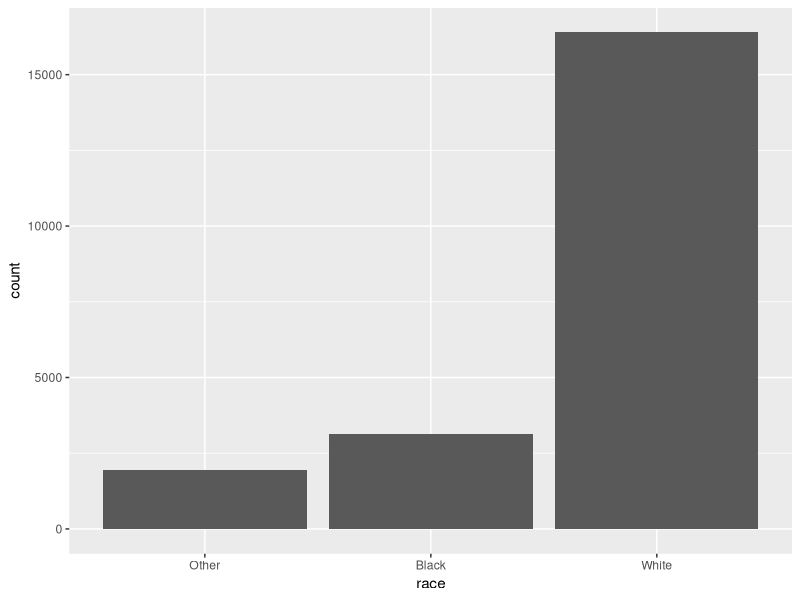
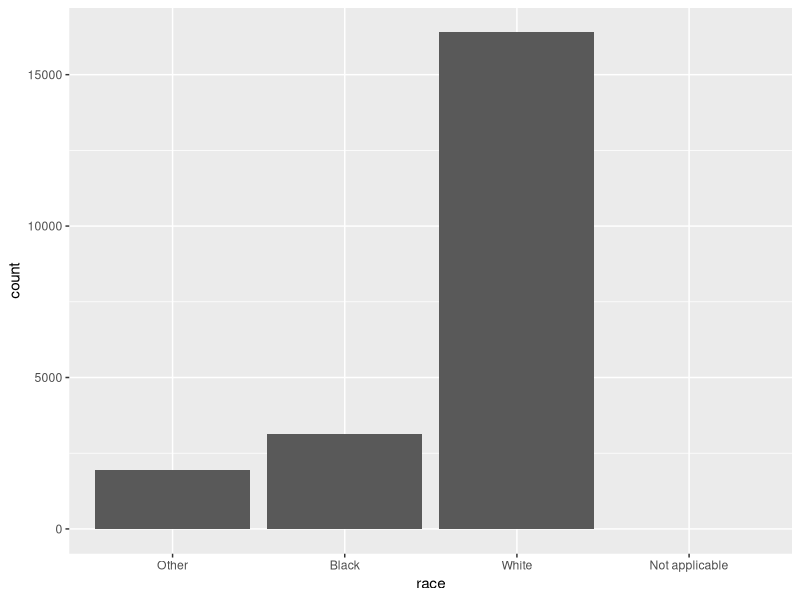
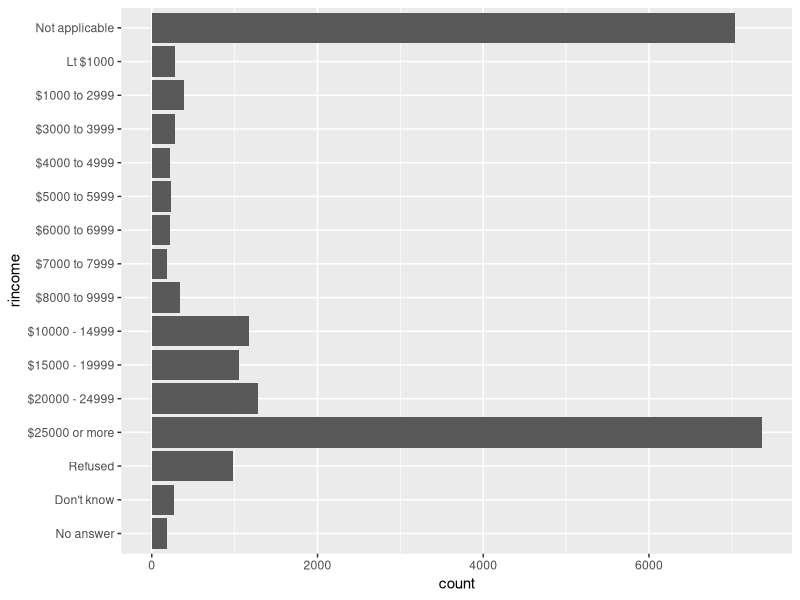
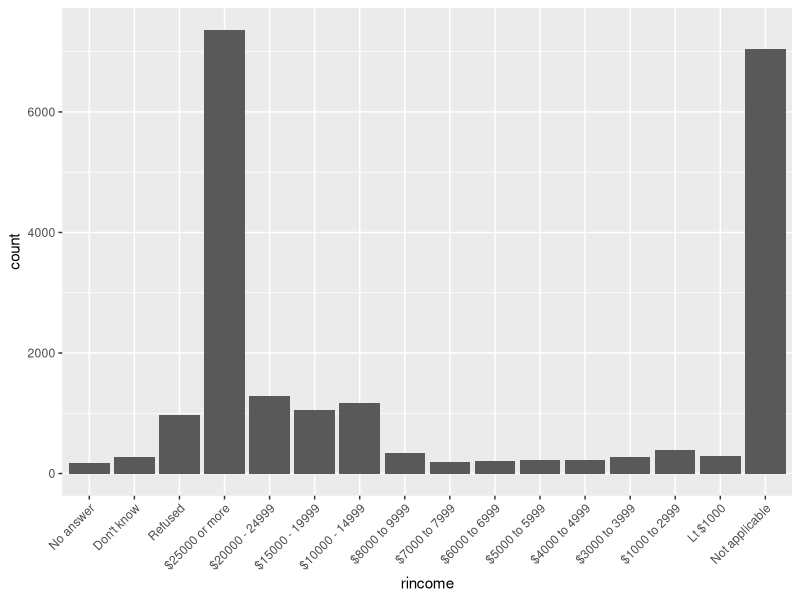
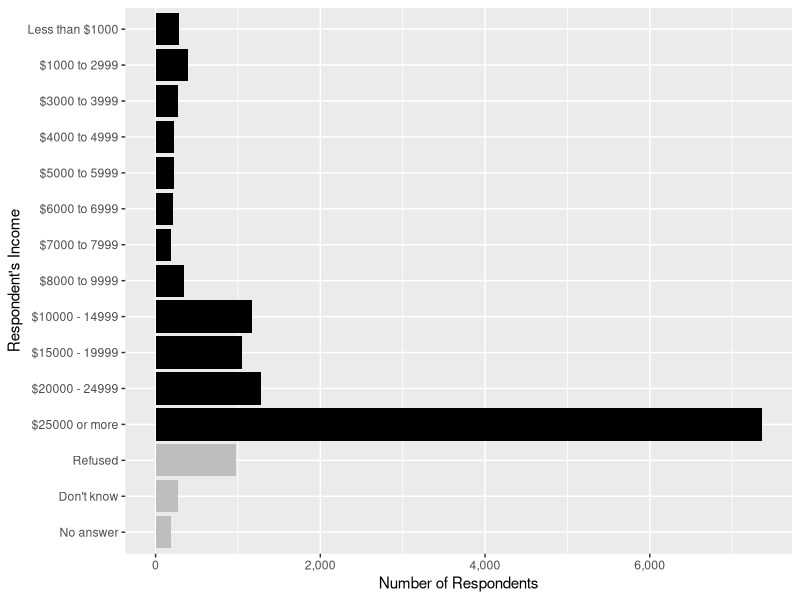
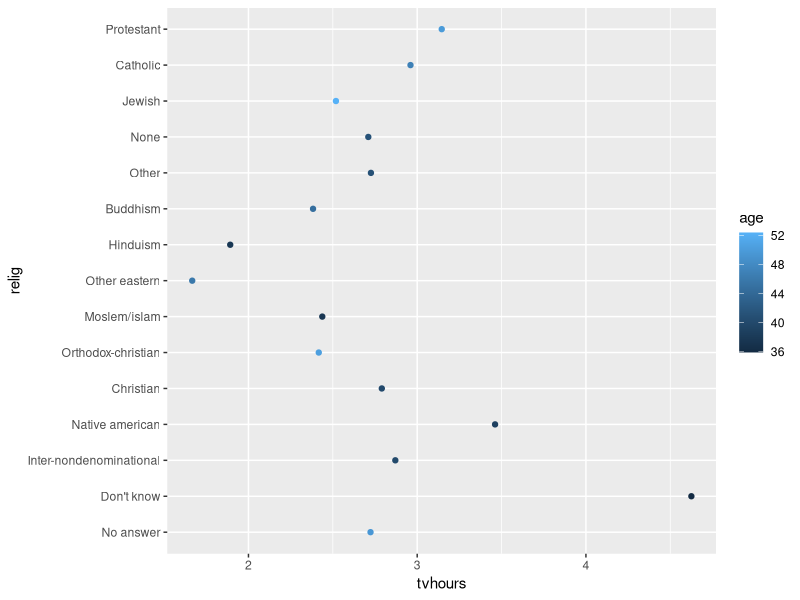
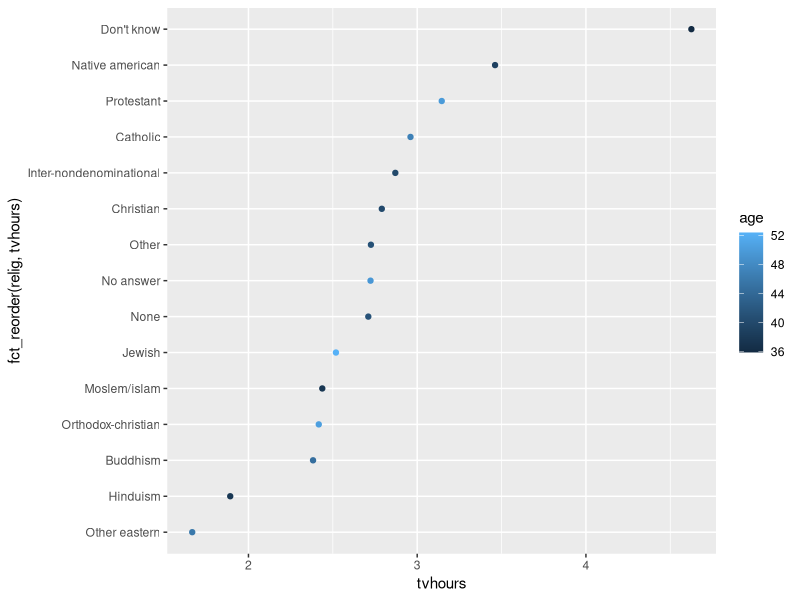
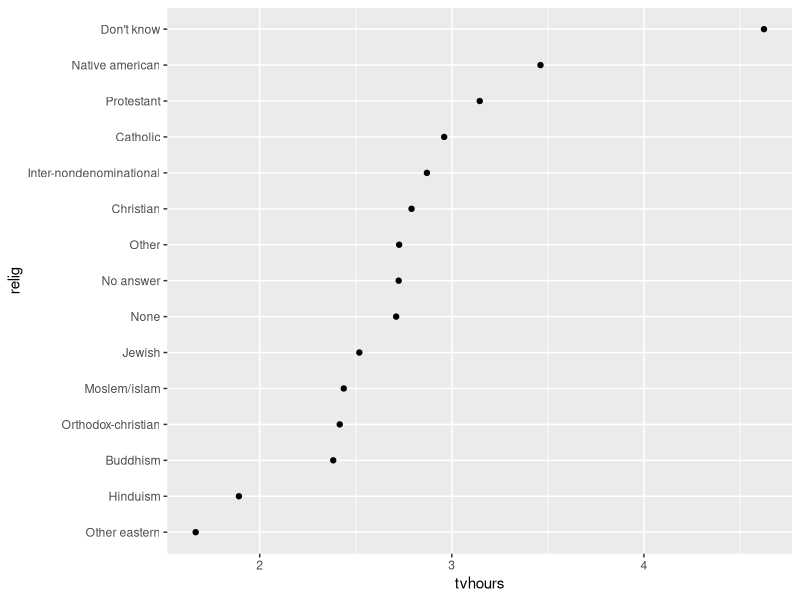

These charts were generated, in order, by the following R code:
# https://r4ds.had.co.nz/factors.html

# CHP 15 FACTORS


# factors are used to work with categorical variables, variables that have a 
# fixed and known set of possible values

library(tidyverse)

# ------------------------------------------------------------------------------
# 15.2 

  # want to create variable that records month
x1 <- c("Dec", "Apr", "Jan", "Mar")

# using a string to record has two problems
  # 1. only 12 possible months, nothing saving you from typos
x2 <- c("Dec", "Apr", "Jam", "Mar")

  # 2. does not sort in a useful way
sort(x1)

# FIX BOTH w/ a factor
  # to start, must FIRST create a list of the valid levels
month_levels <- c(
  "Jan", "Feb", "Mar", "Apr", "May", "Jun", 
  "Jul", "Aug", "Sep", "Oct", "Nov", "Dec"
)

y1 <- factor(x1, levels = month_levels)
y1
# [1] Dec Apr Jan Mar
# Levels: Jan Feb Mar Apr May Jun Jul Aug Sep Oct Nov Dec

sort(y1)

# any values not in set silent convert to NA
(y2 <- factor(x2, levels = month_levels))
  # [1] Dec  Apr  <NA> Mar 
  # Levels: Jan Feb Mar Apr May Jun Jul Aug Sep Oct Nov Dec

# If you want a warning, you can use readr::parse_factor():
(y2 <- parse_factor(x2, levels = month_levels))
  # Warning: 1 parsing failure.
  # row col           expected actual
  # 3  -- value in level set    Jam

# If omit levels, alphabetical order
factor(x1)

# Sometimes you'd prefer that the order of the levels match the order of the first appearance in the data
  # unique(x)
  # fct_inorder()

(f1 <- factor(x1, levels = unique(x1)))
    # [1] Dec Apr Jan Mar
    # Levels: Dec Apr Jan Mar
(f2 <- x1 %>% factor() %>% fct_inorder())
    # [1] Dec Apr Jan Mar
    # Levels: Dec Apr Jan Mar

# to access set of levels directly
levels(f2)
#   [1] "Dec" "Apr" "Jan" "Mar"



#------------------------------------------------------------------------------
# 15.3 GENERAL SOCIETY SURVEY
gss_cat
?gss_cat

# when factors are stored in a tibble, cant see factors easily ... use count()
gss_cat %>% 
  count(race)
# OR
gss_cat %>% 
  ggplot(aes(race)) +
  geom_bar()

# dont drop any values
ggplot(gss_cat, aes(race)) +
  geom_bar() +
  scale_x_discrete(drop = FALSE)

# When working with factors, the two most common operations are changing the 
# order of the levels, and changing the values of the levels.


# EXERCISES
  # 1 - Explore the distribution of rincome (reported income). What makes the 
# default bar chart hard to understand? How could you improve the plot?
rincome_plot <- gss_cat %>% 
  ggplot(aes(rincome)) +
  geom_bar() # current plot not readable with labels 

rincome_plot + coord_flip()
# tilted x labs
rincome_plot +
  theme(axis.text.x = element_text(angle = 45, hjust = 1))


gss_cat %>%
  filter(!rincome %in% c("Not applicable")) %>%
  mutate(rincome = fct_recode(rincome,
                              "Less than $1000" = "Lt $1000"
  )) %>%
  mutate(rincome_na = rincome %in% c("Refused", "Don't know", "No answer")) %>%
  ggplot(aes(x = rincome, fill = rincome_na)) +
  geom_bar() +
  coord_flip() +
  scale_y_continuous("Number of Respondents", labels = scales::comma) +
  scale_x_discrete("Respondent's Income") +
  scale_fill_manual(values = c("FALSE" = "black", "TRUE" = "gray")) +
  theme(legend.position = "None")

# 2 -
gss_cat %>% 
  count(relig) %>% 
  arrange(desc(n))

gss_cat %>% 
  count(partyid) %>% 
  arrange(desc(n))

# 3 - 
levels(gss_cat$denom)

gss_cat %>% 
  count(denom) %>% 
  arrange(desc(n))



#------------------------------------------------------------------------------
# 15.4 MODIFYING FACTOR ORDER

# often useful to change order of factor variables

relig_summary <- gss_cat %>% 
  group_by(relig) %>% 
  summarise(
    age = mean(age, na.rm = TRUE),
    tvhours = mean(tvhours, na.rm = TRUE),
    n = n()
  )

ggplot(relig_summary,aes(tvhours,relig, colour = age)) + geom_point()
  # difficult to interpret this graph bc theres overall no pattern
    # reorder the levels of 'relig' using fct_reorder()

# fct_reorder() takes
  # f, the factors whose levels you want to modify
  # x , a numeric vector used to reorder the levels
  # fun(optional), a function used if multiple x for each f (default = median)

ggplot(relig_summary, aes(tvhours,fct_reorder(relig,tvhours), colour = age)) + 
  geom_point()

# more complicated transformations, I'd recommend moving them out of 
# aes() and into a separate mutate() step

relig_summary %>%
  mutate(
    relig = fct_reorder(relig, tvhours)
  ) %>% 
  ggplot(aes(tvhours,relig))+
    geom_point()
    

# how age varies w/ income
rincome_summary <- gss_cat %>%
  group_by(rincome) %>%
  summarise(
    age = mean(age, na.rm = TRUE),
    tvhours = mean(tvhours, na.rm = TRUE),
    n = n()
  )
#> `summarise()` ungrouping output (override with `.groups` argument)

ggplot(rincome_summary, aes(age, fct_reorder(rincome, age))) + geom_point()
  # Here, arbitrarily reordering the levels isn't a good idea! That's because 
  # rincome already has a principled order that we shouldn't mess with. 
  # Reserve fct_reorder() for factors whose levels are arbitrarily ordered.

ggplot(rincome_summary, aes(age, fct_relevel(rincome, "Not applicable"))) +
  geom_point()
    # ruse fct_relevel(). It takes a factor, f, and then any number of levels that you want to move to the front of the line.


# Reordering is useful when you are colouring the lines on a plot. 
# fct_reorder2() reorders the factor by the y values associated with the 
# largest x values. 

# This makes the plot easier to read because the line colours line up with the legend.

by_age <- gss_cat %>% 
  filter(!is.na(age)) %>% 
  count(age,marital) %>% 
  group_by(age) %>% 
  mutate(
    prop = n / sum(n)
  )

ggplot(by_age, aes(age, prop, colour = marital)) +
  geom_line(na.rm = TRUE)

#reorder so colors matchup
ggplot(by_age, aes(age, prop, colour = fct_reorder2(marital, age, prop))) +
  geom_line() +
  labs(colour = "marital")


# reorder bar charts to order levels of increasing freq
gss_cat %>% 
  mutate(marital = marital %>% fct_infreq() %>% fct_rev()) %>% 
  ggplot(aes(marital)) +
  geom_bar()


# EXERCISES
  # 1 - There are some suspiciously high numbers in tvhours. Is the mean a good summary?

gss_cat %>% 
  select(tvhours) %>% 
  summary()

gss_cat %>% 
  filter(!is.na(tvhours)) %>% 
  ggplot(aes(x = tvhours)) +
  geom_histogram(binwidth = 1)
# median probably better  


  # 2 - For each factor in gss_cat identify whether the order of the levels is arbitrary or principled.
keep(gss_cat, is.factor) %>% names()
# [1] "marital" "race"    "rincome" "partyid" "relig"   "denom"  

levels(gss_cat[["marital"]])
# [1] "No answer"     "Never married" "Separated"     "Divorced"      "Widowed"       "Married"      


levels(gss_cat[["race"]])
# [1] "Other"          "Black"          "White"          "Not applicable"

gss_cat %>% 
  ggplot(aes(race)) +
  geom_bar()
# default ordered by number of observations


  # 3 - Why did moving "Not applicable" to the front of the levels move it to the bottom of the plot?
# Because that gives the level "Not applicable" an integer value of 1



# -----------------
# 15.5 MODIFYING FACTOR LEVELS

  # about changing levels values
# fct_recode() allows you to recode or change the value of each level

gss_cat %>% count(partyid)
#> # A tibble: 10 x 2
#>   partyid                n
#>   <fct>              <int>
#> 1 No answer            154
#> 2 Don't know             1
#> 3 Other party          393
#> 4 Strong republican   2314
#> 5 Not str republican  3032
#> 6 Ind,near rep        1791

  # levels are terse and inconsistent

gss_cat %>% 
  mutate(partyid = fct_recode(partyid,
                              "Republican, strong"    = "Strong republican",
                              "Republican, weak"      = "Not str republican",
                              "Independent, near rep" = "Ind,near rep",
                              "Independent, near dem" = "Ind,near dem",
                              "Democrat, weak"        = "Not str democrat",
                              "Democrat, strong"      = "Strong democrat"                     
    
  )) %>% 
  count(partyid)

# To combine groups, you can assign multiple old levels to the same new level:
gss_cat %>%
  mutate(partyid = fct_recode(partyid,
                              "Republican, strong"    = "Strong republican",
                              "Republican, weak"      = "Not str republican",
                              "Independent, near rep" = "Ind,near rep",
                              "Independent, near dem" = "Ind,near dem",
                              "Democrat, weak"        = "Not str democrat",
                              "Democrat, strong"      = "Strong democrat",
                              "Other"                 = "No answer",
                              "Other"                 = "Don't know",
                              "Other"                 = "Other party"
  )) %>%
  count(partyid)


# TO collapse a lot of levels use fct_collapse()
gss_cat %>% 
  mutate(partyid = fct_collapse(partyid,
                                other = c("No answer", "Don't know", "Other party"),
                                rep = c("Strong republican", "Not str republican"),
                                ind = c("Ind,near rep", "Independent", "Ind,near dem"),
                                dem = c("Not str democrat", "Strong democrat")
  )) %>% 
  count(partyid)


# Sometimes want to lump together a small group to make a plot simpler
  # --> fct_lump()

gss_cat %>% 
  mutate(relig = fct_lump(relig)) %>% 
  count(relig)
  #  too collapsed!!!

gss_cat %>% 
  mutate(relig = fct_lump(relig, n = 10)) %>% 
  count(relig, sort = TRUE) %>% 
  print(n = Inf)
#> # A tibble: 10 x 2
#>    relig                       n
#>    <fct>                   <int>
#>  1 Protestant              10846
#>  2 Catholic                 5124
#>  3 None                     3523
#>  4 Christian                 689
#>  5 Other                     458
#>  6 Jewish                    388
#>  7 Buddhism                  147
#>  8 Inter-nondenominational   109
#>  9 Moslem/islam              104
#> 10 Orthodox-christian         95


# EXERCISES
   # 1 - How have the proportions of people identifying as Democrat, Republican, and Independent changed over time?
gss_cat %>% 
  mutate(
    partyid = fct_collapse(partyid,
                Other = c("No answer", "Don't know", "Other party"),
                Republican = c("Strong republican", "Not str republican"),
                Independent = c("Ind,near rep", "Independent", "Ind,near dem"),
                Democrat = c("Not str democrat", "Strong democrat"))
  ) %>%
  count(year,partyid) %>%
  group_by(year) %>% 
  mutate(prop = n / sum(n)) %>% 
  ggplot(aes(year, prop, colour = fct_reorder2(partyid, year,prop))) + 
    geom_point() +
    geom_line() +
    labs(colour = "Party ID.") + ylab("Proportion") + xlab("Year")


  # 2 - How could you collapse rincome into a small set of categories?

library("stringr")
gss_cat %>%
  mutate(
    rincome =
      fct_collapse(
        rincome,
        `Unknown` = c("No answer", "Don't know", "Refused", "Not applicable"),
        `Lt $5000` = c("Lt $1000", str_c(
          "$", c("1000", "3000", "4000"),
          " to ", c("2999", "3999", "4999")
        )),
        `$5000 to 10000` = str_c(
          "$", c("5000", "6000", "7000", "8000"),
          " to ", c("5999", "6999", "7999", "9999")
        )
      )
  ) %>%
  ggplot(aes(x = rincome)) +
  geom_bar() +
  coord_flip()





